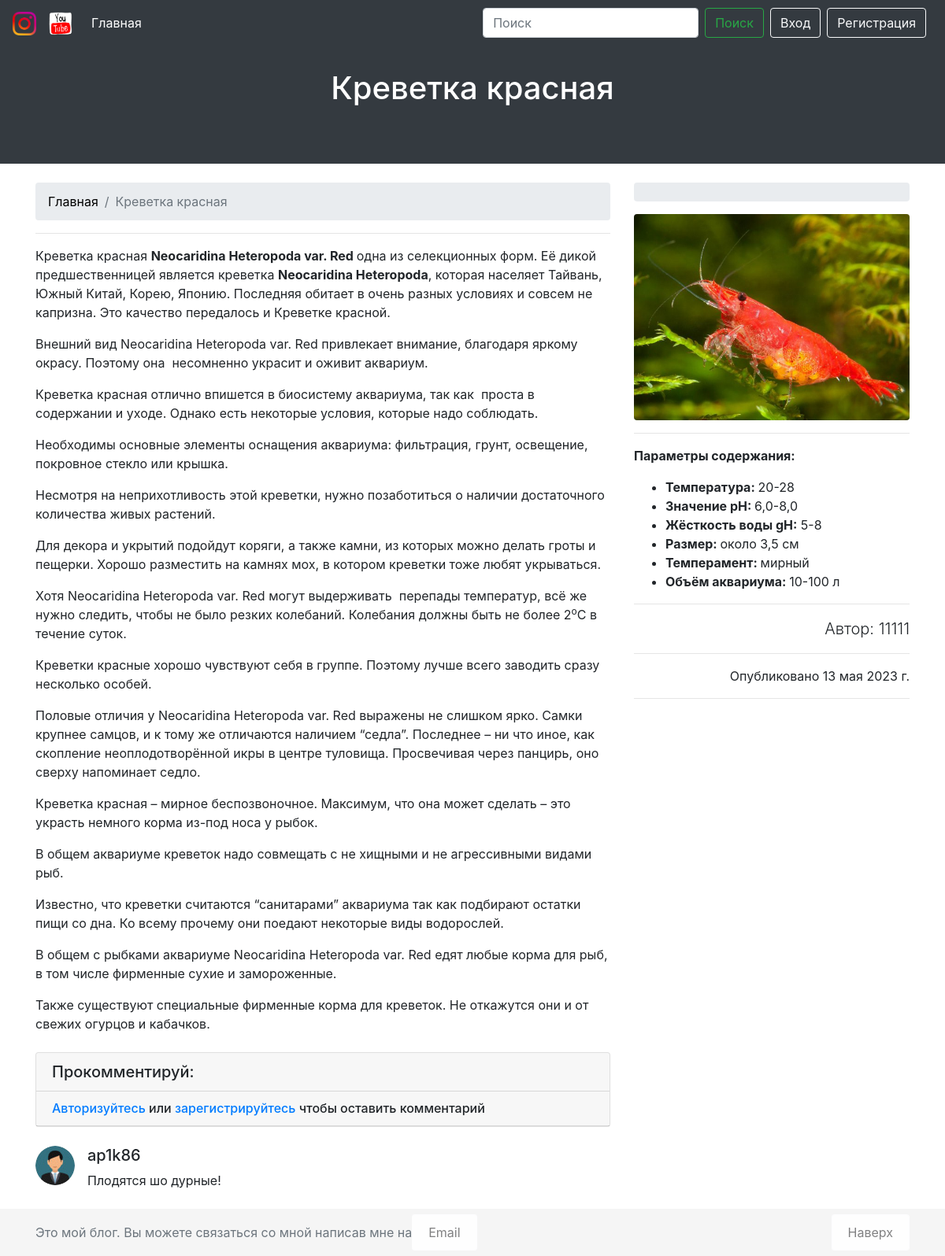
Screenshot of /blog/krevetka-krasnaya/ with the database file from the repository.
### myblog/models.py (models this page shows, shortened)
class Post(models.Model):
    title = models.CharField(max_length=200, verbose_name="Заголовок:")
    url = models.SlugField(verbose_name='URL-адрес(авто):')
    description = RichTextUploadingField(verbose_name='Описание')
    content = RichTextUploadingField(verbose_name='Подробное описание:')
    options = RichTextUploadingField(verbose_name='Параметры содержания:')
    image = models.ImageField(verbose_name='Фото:')
    created_at = models.DateField(default=timezone.now, verbose_name='Дата создания:')
    author = models.ForeignKey(User, on_delete=models.CASCADE, default=User.objects.all, verbose_name='Автор:')
    keyword = models.CharField(max_length=200, default='123', verbose_name='Слова для поиска:')
    objects = models.Model
    class Meta:
        verbose_name = 'Пост главной страницы'
        verbose_name_plural = 'Посты на главной странице'

class Comment(models.Model):
    post = models.ForeignKey(Post, on_delete=models.CASCADE, related_name='comments', verbose_name='Текст:')
    username = models.ForeignKey(User, on_delete=models.CASCADE, verbose_name='Имя:')
    text = models.TextField(verbose_name='Комментарий:')
    created_date = models.DateTimeField(default=timezone.now, verbose_name='Дата создания:')
    objects = models.Model
    class Meta:
        verbose_name = 'Комментарий под постом главной страницы'
        verbose_name_plural = 'Комментарии под постом главной страницы'
        ordering = ['-created_date']

### myblog/views.py (the view, shortened to what this page needs)
# urls.py: path('blog/<slug>/', PostDetailView.as_view(), name='post_detail'),
class PostDetailView(View):
    def get(self, request, slug, *args, **kwargs):
        post = get_object_or_404(Post, url=slug)
        last_posts = Post.objects.all().order_by('-id')[:5]
        comment_form = CommentForm()
        context = {
            'title': post.title,
            'post': post,
            'last_posts': last_posts,
            'comment_form': comment_form,
            'comment': CommentForum.objects.all()
        }
        return render(request, 'myblog/post_detail.html', context=context)

### myblog/forms.py
class CommentForm(forms.ModelForm):
    class Meta:
        model = Comment
        fields = ('text',)
        widgets = {
            'text': forms.Textarea(attrs={
                'class': 'form-control',
                'rows': 3,
            }),
        }

### templates/myblog/post_detail.html (shortened to what this page needs)
{% extends './base.html' %}
{% load static %}
{% block header %}
{% include './block/header.html' %}
{% endblock %}
{% block content %}
<div class="container">
    <div class="row">
        <div class="col-lg-8">
            <nav aria-label="breadcrumb" class="mt-4">
                <ol class="breadcrumb">
                    <li class="breadcrumb-item"><a class="dark" href="{% url 'index' %}">Главная</a></li>
                    <li class="breadcrumb-item active" aria-current="page">{{ post.title }}</li>
                </ol>
            </nav>
            <hr>
            <p class="lead">
                {{ post.content|safe }}
            </p>
            {% include './block/comments.html' %}
        </div>
        {% include './block/aside.html' %}
    </div>
</div>
{% endblock %}

### templates/myblog/block/header.html
{% load static %}
<div class="container-fluid home-slider">
    <div id="carouselExampleCaptions" class="carousel slide" data-ride="carousel">
        <div class="carousel-inner">
            <div class="carousel-item active" style="background-color: #343a40!important; height: 150px;">
                <div class="carousel-caption d-none d-md-block" style="height: 10px;">
                    <h1>
                        {% if post.h1 %}
                        {{ post.h1 }}
                        {% else %}
                        {{ title }}
                        {% endif %}
                    </h1>
                </div>
            </div>
        </div>
    </div>
</div>

### templates/myblog/block/comments.html
{% load static %}
<div class="card my-4">
    <h5 class="card-header">Прокомментируй:</h5>
    {% if user.is_authenticated %}
    <div class="card-body">
        <form method="post">
            {% csrf_token %}
            <div class="form-group">
                {{ comment_form.text }}
            </div>
            <button type="submit" class="btn btn-dark">Отправить</button>
        </form>
    </div>
    {% else %}
    <h6 class="card-header"><a href="{% url 'signin' %}">Авторизуйтесь</a> или <a href="{% url 'signup' %}">зарегистрируйтесь</a>
        чтобы оставить комментарий</h6>
    {% endif %}
</div>
{% for comment in post.comments.all %}
<div class="media mb-4">
    <img class="d-flex mr-3 rounded-circle" src="{% static '/img/avatar.jpg' %}" alt="">
    <div class="media-body">
        <h5 class="mt-0">{{comment.username}}</h5>
        {{comment.text}}
    </div>
</div>
{% endfor %}

### templates/myblog/block/aside.html (shortened to what this page needs)
<div class="col-lg-4">
    <nav aria-label="breadcrumb" class="mt-4">
        <ol class="breadcrumb">
        </ol>
    </nav>
    <img class="img-fluid rounded " src="{{ post.image.url }}" alt="">
    <hr>
    <p class="text"> {{ post.options|safe }}</p>
    <hr>
    <p class="lead text-right">Автор: {{ post.author }}</p>
    <hr>
    <p class="text-right">Опубликовано {{ post.created_at }}</p>
    <hr>
</div>

### static/css/style.css (style rules this page uses)
body { margin-bottom: 60px; }
html { position: relative; min-height: 100%; }
.home-slider { padding: 0; }
.carousel-caption { bottom: 100px; }
.carousel-item { height: 20rem; }
.dark { color: black; }

### rows the page displays
Post: title "Креветка красная", content "Креветка красная Neocaridina Heteropoda var. Red одна из селекционных форм. Её дикой предшественницей является креветка Neocaridina Heteropoda , которая населяет Тайвань, Южный Китай, Корею, Японию. Последняя обитает в очень разных условиях и совсем не капризна. Это качество передалось и Креветке красной. Внешний вид Neocaridina Heteropoda var. Red привлекает внимание, благодаря яркому окрасу. Поэтому она несомненно украсит и оживит аквариум. Креветка красная отлично впишется в биосистему аквариума, так как проста в содержании и уходе. Однако есть некоторые условия, которые надо соблюдать. Необходимы основные элементы оснащения аквариума: фильтрация, грунт, освещение, покровное стекло или…", image (picture), options "Параметры содержания: Температура: 20-28 Значение pH: 6,0-8,0 Жёсткость воды gH: 5-8 Размер: около 3,5 см Темперамент: мирный Объём аквариума: 10-100 л", author "11111", created_at "13 мая 2023 г."
Comment: username "ap1k86", text "Плодятся шо дурные!"
